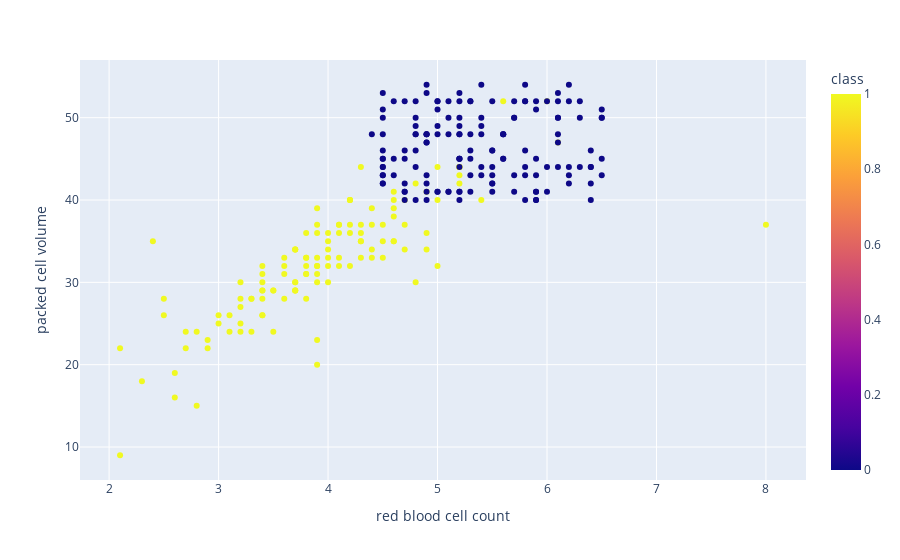

This figure's notebook cell:
### Code cell
scatters('red blood cell count', 'packed cell volume')

### Figure 1 — Plotly figure (JSON) as saved in the notebook; plotly's stock layout.template omitted (floating-point values rounded to 4 significant figures; data arrays with more than 128 entries replaced by an {"elided": "..."} marker saying what was removed)
{"data": [{"hovertemplate": "red blood cell count=%{x}<br>packed cell volume=%{y}<br>class=%{marker.color}<extra></extra>", "legendgroup": "", "marker": {"color": {"elided": "400 int values"}, "coloraxis": "coloraxis", "symbol": "circle"}, "mode": "markers", "name": "", "orientation": "v", "showlegend": false, "type": "scatter", "x": {"elided": "400 float values"}, "xaxis": "x", "y": {"elided": "400 int values"}, "yaxis": "y"}], "layout": {"coloraxis": {"colorbar": {"title": {"text": "class"}}, "colorscale": [[0, "#0d0887"], [0.1111, "#46039f"], [0.2222, "#7201a8"], [0.3333, "#9c179e"], [0.4444, "#bd3786"], [0.5556, "#d8576b"], [0.6667, "#ed7953"], [0.7778, "#fb9f3a"], [0.8889, "#fdca26"], [1, "#f0f921"]]}, "legend": {"tracegroupgap": 0}, "margin": {"t": 60}, "xaxis": {"anchor": "y", "domain": [0, 1], "title": {"text": "red blood cell count"}}, "yaxis": {"anchor": "x", "domain": [0, 1], "title": {"text": "packed cell volume"}}}}
